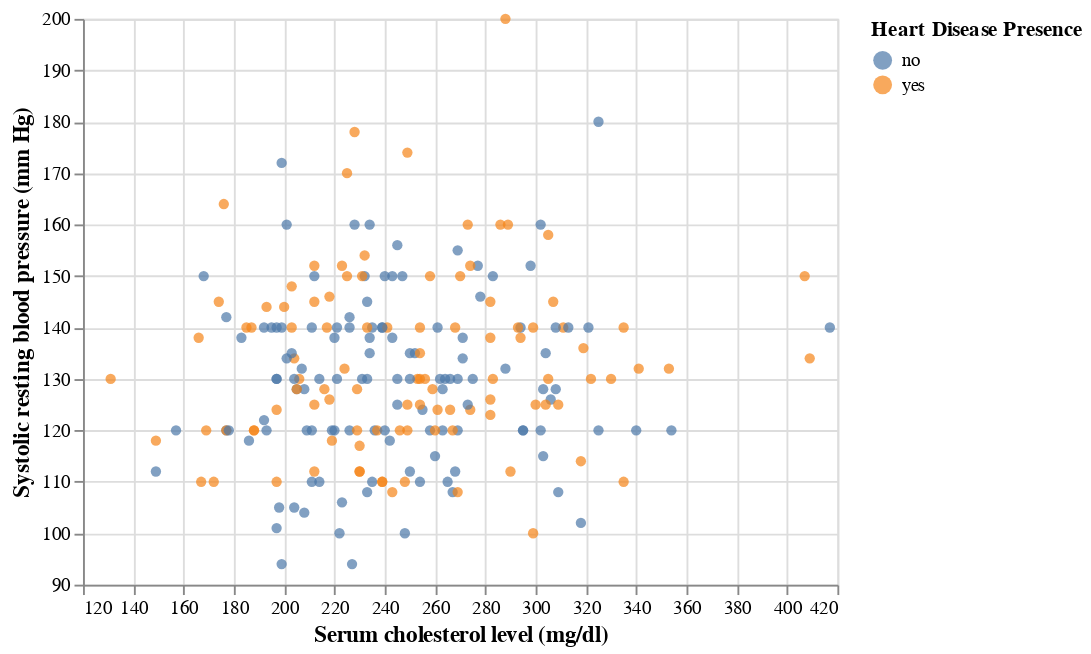

Notebook code cell kept with this figure:
### Code cell
chol_vs_restbps = (
    alt.Chart(hd_general_train)
    .mark_circle()
    .encode(
        x=alt.X("chol", title="Serum cholesterol level (mg/dl)", scale=alt.Scale(zero=False)),
        y=alt.Y("trestbps(systolic)", title="Systolic resting blood pressure (mm Hg)", scale=alt.Scale(zero=False)),
        color=alt.Color("heart_disease_presence", title="Heart Disease Presence")
    )
).configure_axis(titleFontSize=12)
chol_vs_restbps

### Figure 1 — Vega-Lite specification as saved in the notebook (floating-point values rounded to 4 significant figures; data arrays with more than 128 entries replaced by an {"elided": "..."} marker saying what was removed)
{"config": {"view": {"continuousWidth": 400, "continuousHeight": 300}, "axis": {"titleFontSize": 12}}, "data": {"name": "data-30be64c4df4ba8f27c03470da3896931"}, "mark": "circle", "encoding": {"color": {"field": "heart_disease_presence", "title": "Heart Disease Presence", "type": "nominal"}, "x": {"field": "chol", "scale": {"zero": false}, "title": "Serum cholesterol level (mg/dl)", "type": "quantitative"}, "y": {"field": "trestbps(systolic)", "scale": {"zero": false}, "title": "Systolic resting blood pressure (mm Hg)", "type": "quantitative"}}, "$schema": "https://vega.github.io/schema/vega-lite/v4.17.0.json", "datasets": {"data-30be64c4df4ba8f27c03470da3896931": {"elided": "222 records"}}}
